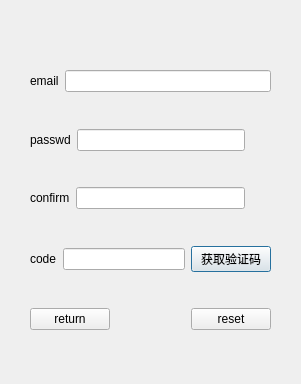
<?xml version="1.0" encoding="UTF-8"?>
<ui version="4.0">
 <class>ResetDialogClass</class>
 <widget class="QDialog" name="ResetDialogClass">
  <property name="geometry">
   <rect>
    <x>0</x>
    <y>0</y>
    <width>301</width>
    <height>384</height>
   </rect>
  </property>
  <property name="windowTitle">
   <string>ResetDialog</string>
  </property>
  <widget class="QWidget" name="verticalLayoutWidget_3">
   <property name="geometry">
    <rect>
     <x>10</x>
     <y>10</y>
     <width>281</width>
     <height>361</height>
    </rect>
   </property>
   <layout class="QVBoxLayout" name="verticalLayout_3">
    <property name="leftMargin">
     <number>10</number>
    </property>
    <property name="topMargin">
     <number>10</number>
    </property>
    <property name="rightMargin">
     <number>10</number>
    </property>
    <property name="bottomMargin">
     <number>10</number>
    </property>
    <item>
     <spacer name="verticalSpacer">
      <property name="orientation">
       <enum>Qt::Orientation::Vertical</enum>
      </property>
      <property name="sizeHint" stdset="0">
       <size>
        <width>20</width>
        <height>40</height>
       </size>
      </property>
     </spacer>
    </item>
    <item>
     <widget class="QLabel" name="err_tip">
      <property name="text">
       <string/>
      </property>
      <property name="alignment">
       <set>Qt::AlignmentFlag::AlignCenter</set>
      </property>
     </widget>
    </item>
    <item>
     <layout class="QHBoxLayout" name="horizontalLayout_7">
      <property name="leftMargin">
       <number>10</number>
      </property>
      <property name="rightMargin">
       <number>10</number>
      </property>
      <item>
       <widget class="QLabel" name="email_label">
        <property name="text">
         <string>email</string>
        </property>
       </widget>
      </item>
      <item>
       <widget class="QLineEdit" name="email_text"/>
      </item>
     </layout>
    </item>
    <item>
     <spacer name="verticalSpacer_3">
      <property name="orientation">
       <enum>Qt::Orientation::Vertical</enum>
      </property>
      <property name="sizeHint" stdset="0">
       <size>
        <width>20</width>
        <height>40</height>
       </size>
      </property>
     </spacer>
    </item>
    <item>
     <layout class="QHBoxLayout" name="horizontalLayout_8">
      <property name="leftMargin">
       <number>10</number>
      </property>
      <property name="rightMargin">
       <number>10</number>
      </property>
      <item>
       <widget class="QLabel" name="passwd_label">
        <property name="text">
         <string>passwd</string>
        </property>
       </widget>
      </item>
      <item>
       <widget class="QLineEdit" name="passwd_text">
        <property name="echoMode">
         <enum>QLineEdit::EchoMode::Password</enum>
        </property>
       </widget>
      </item>
      <item>
       <widget class="ClickedLabel" name="passwd_visible">
        <property name="minimumSize">
         <size>
          <width>20</width>
          <height>20</height>
         </size>
        </property>
        <property name="maximumSize">
         <size>
          <width>20</width>
          <height>20</height>
         </size>
        </property>
        <property name="text">
         <string/>
        </property>
       </widget>
      </item>
     </layout>
    </item>
    <item>
     <spacer name="verticalSpacer_7">
      <property name="orientation">
       <enum>Qt::Orientation::Vertical</enum>
      </property>
      <property name="sizeHint" stdset="0">
       <size>
        <width>20</width>
        <height>40</height>
       </size>
      </property>
     </spacer>
    </item>
    <item>
     <layout class="QHBoxLayout" name="horizontalLayout_9">
      <property name="leftMargin">
       <number>10</number>
      </property>
      <property name="rightMargin">
       <number>10</number>
      </property>
      <item>
       <widget class="QLabel" name="confirm_label">
        <property name="text">
         <string>confirm</string>
        </property>
       </widget>
      </item>
      <item>
       <widget class="QLineEdit" name="confirm_text">
        <property name="echoMode">
         <enum>QLineEdit::EchoMode::Password</enum>
        </property>
       </widget>
      </item>
      <item>
       <widget class="ClickedLabel" name="confirm_visible">
        <property name="minimumSize">
         <size>
          <width>20</width>
          <height>20</height>
         </size>
        </property>
        <property name="maximumSize">
         <size>
          <width>20</width>
          <height>20</height>
         </size>
        </property>
        <property name="text">
         <string/>
        </property>
       </widget>
      </item>
     </layout>
    </item>
    <item>
     <spacer name="verticalSpacer_6">
      <property name="orientation">
       <enum>Qt::Orientation::Vertical</enum>
      </property>
      <property name="sizeHint" stdset="0">
       <size>
        <width>20</width>
        <height>40</height>
       </size>
      </property>
     </spacer>
    </item>
    <item>
     <layout class="QHBoxLayout" name="horizontalLayout">
      <property name="leftMargin">
       <number>10</number>
      </property>
      <property name="rightMargin">
       <number>10</number>
      </property>
      <item>
       <widget class="QLabel" name="code_label">
        <property name="text">
         <string>code</string>
        </property>
       </widget>
      </item>
      <item>
       <widget class="QLineEdit" name="code_text">
        <property name="maximumSize">
         <size>
          <width>150</width>
          <height>16777215</height>
         </size>
        </property>
       </widget>
      </item>
      <item>
       <widget class="QPushButton" name="get_code_btn">
        <property name="text">
         <string>获取验证码</string>
        </property>
       </widget>
      </item>
     </layout>
    </item>
    <item>
     <spacer name="verticalSpacer_5">
      <property name="orientation">
       <enum>Qt::Orientation::Vertical</enum>
      </property>
      <property name="sizeHint" stdset="0">
       <size>
        <width>20</width>
        <height>40</height>
       </size>
      </property>
     </spacer>
    </item>
    <item>
     <layout class="QHBoxLayout" name="horizontalLayout_10">
      <property name="leftMargin">
       <number>10</number>
      </property>
      <property name="rightMargin">
       <number>10</number>
      </property>
      <item>
       <widget class="QPushButton" name="return_btn">
        <property name="text">
         <string>return</string>
        </property>
       </widget>
      </item>
      <item>
       <spacer name="horizontalSpacer_3">
        <property name="orientation">
         <enum>Qt::Orientation::Horizontal</enum>
        </property>
        <property name="sizeHint" stdset="0">
         <size>
          <width>40</width>
          <height>20</height>
         </size>
        </property>
       </spacer>
      </item>
      <item>
       <widget class="QPushButton" name="reset_btn">
        <property name="text">
         <string>reset</string>
        </property>
       </widget>
      </item>
     </layout>
    </item>
    <item>
     <spacer name="verticalSpacer_4">
      <property name="orientation">
       <enum>Qt::Orientation::Vertical</enum>
      </property>
      <property name="sizeHint" stdset="0">
       <size>
        <width>20</width>
        <height>40</height>
       </size>
      </property>
     </spacer>
    </item>
   </layout>
  </widget>
 </widget>
 <layoutdefault spacing="6" margin="11"/>
 <customwidgets>
  <customwidget>
   <class>ClickedLabel</class>
   <extends>QLabel</extends>
   <header>ClickedLabel.h</header>
  </customwidget>
 </customwidgets>
 <resources/>
 <connections/>
</ui>
